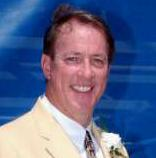
#> input picture 2.mtcnn-scrfd-eval/test/0.jpg, 156 x 158 px; its folder holds only this picture in this run
$ python -i Organ_fig.py   (imports and definitions only)
#> lines starting #> are read from the running program, lines starting #| are printed output that depends on the picture
# coding:utf-8
import os
import xlwt
import sys
import numpy as np
from matplotlib import pyplot as plt
from scipy.integrate import simps
import os
import pandas as pd
import json
gt_dir = 'results/image'
res_dir = 'results/test-result-xm2vts'

# 设置excel表格宽度自适应标题行
# [53 lines left out: functions len_byte, set_style, write_excel, not called in this run]

#
#DCNN Openface SDU

def get_Landmarks(img, gt_res):
    if gt_res == 'gt':
        img = img.replace(img[-4:], '.pts')
        img = os.path.join(gt_dir, img)
        with open(img, "r") as f:
             content = f.readlines()
        data = []

        # json pts file
        for i in content[3:-1]:#75points [10:-1] Mutilpie
            ''' 68 points,contour [3:20],brow [21:30],nose [31:39],eye [40:49], mouth [50:71]
                75 points,contour [10:27],brow [28:37],nose [38:46],eye [47:56], mouth [57:78]
            '''
            data.append([float(i.strip().split(" ")[0]), float(i.strip().split(" ")[1])])
        data = np.array(data, dtype=np.int64)
        return data


    elif gt_res == 'res':
        img = img.replace(img[-4:],'_pred.pts')
        # img = img.replace(img[-4:], '.pts') #DCNN
        img = os.path.join(res_dir, img)

        with open(img, "r") as f:
             content = f.readlines()
        data = []

        # json pts file
        for i in content[3:-1]:
            ''' 68 points,contour [3:20],brow [21:30],nose [31:39],eye [40:49], mouth [50:71]
            '''
            data.append([float(i.strip().split(" ")[0]), float(i.strip().split(" ")[1])])
        data = np.array(data, dtype=np.int64)
        return data


# [27 lines of commented-out code are left out]

def LandmarkError(img_list,normalization=None):
    """
    :param img_list:
    :param normalization: must be a list
    :param showResults:
    :param verbose:
    :return:
    """
    rsme_mean = []
    rsme_coutour_mean = []
    rsme_brow_mean = []
    rsme_nose_mean = []
    rsme_eye_mean = []
    rsme_mouth_mean = []

    errors_centers = []
    errors_corners = []
    errors_diagonal = []
    # [5 lines of commented-out code are left out]
    errors = []

    # title
    one_tittle = ['imgname', 'RSME',        'NME_corner',        'NME_center',        'NME_diagonal',
                             'RSME_coutour','NME_corner_coutour','NME_center_coutour','NME_diagonal_coutour',
                             'RSME_brow',   'NME_corner_brow',   'NME_center_brow',   'NME_diagonal_brow',
                             'RSME_nose',   'NME_corner_nose',   'NME_center_nose',   'NME_diagonal_nose',
                             'RSME_eye',    'NME_corner_eye',    'NME_center_eye',    'NME_diagonal_eye',
                             'RSME_mouth',  'NME_corner_mouth',  'NME_center_mouth',  'NME_diagonal_mouth']
    one_information = []
    two_tittle = ['dirname', 'RSME',        'NME_corner',        'NME_center',        'NME_diagonal','AUC@(0.35)','Failure rate'
                             'RSME_coutour','NME_corner_coutour','NME_center_coutour','NME_diagonal_coutour',
                             'RSME_brow',   'NME_corner_brow',   'NME_center_brow',   'NME_diagonal_brow',
                             'RSME_nose',   'NME_corner_nose',   'NME_center_nose',   'NME_diagonal_nose',
                             'RSME_eye',    'NME_corner_eye',    'NME_center_eye',    'NME_diagonal_eye',
                             'RSME_mouth',  'NME_corner_mouth',  'NME_center_mouth',  'NME_diagonal_mouth']
    two_information = []

    for i, img in enumerate(img_list):
        information = []
        information.append(img)
        gtLandmarks = get_Landmarks(img, 'gt')
        resLandmarks = get_Landmarks(img, 'res')
        # print(img,gtLandmarks.shape)
        # print(img,resLandmarks.shape)
        '''
        68 points,contour [0:16],brow [17:26],nose [27:35],eye [36:45], mouth [46:67]
        gt:75 points,contour [10:26],brow [27:36],nose [37:45],eye [46:55], mouth [56:77]
        '''

        if 'corners' in normalization:
            # rsme_all
            rsme = np.mean(np.sqrt(np.sum((gtLandmarks - resLandmarks) ** 2, axis=1)))
            rsme_mean.append(rsme)
            information.append("{:.3f}".format(rsme))  # "{:.3f}".format() = str()
            #corner_all
            normDist_corners = np.linalg.norm(gtLandmarks[36] - gtLandmarks[45])
            error_corners = np.mean(np.sqrt(np.sum((gtLandmarks - resLandmarks) ** 2, axis=1))) / normDist_corners
            errors_corners.append(error_corners)
            information.append("{:.3f}".format(error_corners))
            #center_all
            normDist_centers = np.linalg.norm(np.mean(gtLandmarks[36:42], axis=0) - np.mean(gtLandmarks[42:48], axis=0))
            error_centers = np.mean(np.sqrt(np.sum((gtLandmarks - resLandmarks) ** 2, axis=1))) / normDist_centers
            errors_centers.append(error_centers)
            information.append("{:.3f}".format(error_centers))
            #diagonal_all
            height, width = np.max(gtLandmarks, axis=0) - np.min(gtLandmarks, axis=0)
            normDist_diagonal = np.sqrt(width ** 2 + height ** 2)
            error_diagonal = np.mean(np.sqrt(np.sum((gtLandmarks - resLandmarks) ** 2, axis=1))) / normDist_diagonal
            errors_diagonal.append(error_diagonal)
            information.append("{:.3f}".format(error_diagonal))

            # rsme_coutour
            rsme_coutour = np.mean(np.sqrt(np.sum((gtLandmarks[0:16] - resLandmarks[0:16]) ** 2, axis=1)))
            # print(gtLandmarks[1],gtLandmarks[0])
            rsme_coutour_mean.append(rsme_coutour)
            information.append("{:.3f}".format(rsme_coutour))  # 存入information
            #corner_coutour
            errors_corners_coutour = np.mean(np.sqrt(np.sum((gtLandmarks[0:16] - resLandmarks[0:16]) ** 2, axis=1))) / normDist_corners
            information.append("{:.3f}".format(errors_corners_coutour))
            #center_coutour
            errors_centers_coutour = np.mean(np.sqrt(np.sum((gtLandmarks[0:16] - resLandmarks[0:16]) ** 2, axis=1))) / normDist_centers
            information.append("{:.3f}".format(errors_centers_coutour))
            #diagonal_coutour
            errors_diagonal_coutour = np.mean(np.sqrt(np.sum((gtLandmarks[0:16] - resLandmarks[0:16]) ** 2, axis=1))) / normDist_diagonal
            information.append("{:.3f}".format(errors_diagonal_coutour))

            # rsme_brow
            rsme_brow = np.mean(np.sqrt(np.sum((gtLandmarks[17:26] - resLandmarks[17:26]) ** 2, axis=1)))
            rsme_brow_mean.append(rsme_brow)
            information.append("{:.3f}".format(rsme_brow))
            #corner_brow
            errors_corners_brow = np.mean(np.sqrt(np.sum((gtLandmarks[17:26] - resLandmarks[17:26]) ** 2, axis=1))) / normDist_corners
            information.append("{:.3f}".format(errors_corners_brow))
            #center_brow
            errors_centers_brow = np.mean(np.sqrt(np.sum((gtLandmarks[17:26] - resLandmarks[17:26]) ** 2, axis=1))) / normDist_centers
            information.append("{:.3f}".format(errors_centers_brow))
            #diagonal_brow
            errors_diagonal_brow = np.mean(np.sqrt(np.sum((gtLandmarks[17:26] - resLandmarks[17:26]) ** 2, axis=1))) / normDist_diagonal
            information.append("{:.3f}".format(errors_diagonal_brow))

            # rsme_nose
            rsme_nose = np.mean(np.sqrt(np.sum((gtLandmarks[27:35] - resLandmarks[27:35]) ** 2, axis=1)))
            rsme_nose_mean.append(rsme_nose)
            information.append("{:.3f}".format(rsme_nose))
            #corner_nose
            errors_corners_nose = np.mean(np.sqrt(np.sum((gtLandmarks[27:35] - resLandmarks[27:35]) ** 2, axis=1))) / normDist_corners
            information.append("{:.3f}".format(errors_corners_nose))
            #center_nose
            errors_centers_nose = np.mean(np.sqrt(np.sum((gtLandmarks[27:35] - resLandmarks[27:35]) ** 2, axis=1))) / normDist_centers
            information.append("{:.3f}".format(errors_centers_nose))
            #diagonal_nose
            errors_diagonal_nose = np.mean(np.sqrt(np.sum((gtLandmarks[27:35] - resLandmarks[27:35]) ** 2, axis=1))) / normDist_diagonal
            information.append("{:.3f}".format(errors_diagonal_nose))

            # rsme_eye
            rsme_eye = np.mean(np.sqrt(np.sum((gtLandmarks[36:45] - resLandmarks[36:45]) ** 2, axis=1)))
            rsme_eye_mean.append(rsme_eye)
            information.append("{:.3f}".format(rsme_eye))
            #corner_eye
            errors_corners_eye = np.mean(np.sqrt(np.sum((gtLandmarks[36:45] - resLandmarks[36:45]) ** 2, axis=1))) / normDist_corners
            information.append("{:.3f}".format(errors_corners_eye))
            #center_eye
            errors_centers_eye = np.mean(np.sqrt(np.sum((gtLandmarks[36:45] - resLandmarks[36:45]) ** 2, axis=1))) / normDist_centers
            information.append("{:.3f}".format(errors_centers_eye))
            #diagonal_eye
            errors_diagonal_eye = np.mean(np.sqrt(np.sum((gtLandmarks[36:45] - resLandmarks[36:45]) ** 2, axis=1))) / normDist_diagonal
            information.append("{:.3f}".format(errors_diagonal_eye))

            # rsme_mouth
            rsme_mouth = np.mean(np.sqrt(np.sum((gtLandmarks[46:67] - resLandmarks[46:67]) ** 2, axis=1)))
            rsme_mouth_mean.append(rsme_mouth)
            information.append("{:.3f}".format(rsme_mouth))
            #corner_mouth
            errors_corners_mouth = np.mean(np.sqrt(np.sum((gtLandmarks[46:67] - resLandmarks[46:67]) ** 2, axis=1))) / normDist_corners
            # errors_corners_mouth.append(errors_corners_mouth)
            information.append("{:.3f}".format(errors_corners_mouth))
            #center_mouth
            errors_centers_mouth = np.mean(np.sqrt(np.sum((gtLandmarks[46:67] - resLandmarks[46:67]) ** 2, axis=1))) / normDist_centers
            information.append("{:.3f}".format(errors_centers_mouth))
            #diagonal_mouth
            errors_diagonal_mouth = np.mean(np.sqrt(np.sum((gtLandmarks[46:67] - resLandmarks[46:67]) ** 2, axis=1))) / normDist_diagonal
            information.append("{:.3f}".format(errors_diagonal_mouth))


            # 修改保存数字格式
        if 'centers' in normalization:
            normDist_centers = np.linalg.norm(np.mean(gtLandmarks[36:42], axis=0) - np.mean(gtLandmarks[42:48], axis=0))
            error_centers = np.mean(np.sqrt(np.sum((gtLandmarks - resLandmarks) ** 2, axis=1))) / normDist_centers
            errors_centers.append(error_centers)

        elif 'diagonal' in normalization:
            height, width = np.max(gtLandmarks, axis=0) - np.min(gtLandmarks, axis=0)
            normDist_diagonal = np.sqrt(width ** 2 + height ** 2)
            error_diagonal = np.mean(np.sqrt(np.sum((gtLandmarks - resLandmarks) ** 2, axis=1))) / normDist_diagonal
            errors_diagonal.append(error_diagonal)

        one_information.append(information)

    two_information.append([gt_dir, "{:.3f}".format(np.mean(rsme_mean)),"{:.3f}".format(np.mean(errors_corners)),
                            "{:.3f}".format(np.mean(errors_centers)),"{:.3f}".format(np.mean(errors_diagonal)),
                            "{:.3f}".format(np.mean(rsme_coutour_mean)),"{:.3f}".format(np.mean(errors_corners_coutour)),
                            "{:.3f}".format(np.mean(errors_centers_coutour)),"{:.3f}".format(np.mean(errors_diagonal_coutour)),
                            "{:.3f}".format(np.mean(rsme_brow_mean)),"{:.3f}".format(np.mean(errors_corners_brow)),
                            "{:.3f}".format(np.mean(errors_centers_brow)),"{:.3f}".format(np.mean(errors_diagonal_brow)),
                            "{:.3f}".format(np.mean(rsme_nose_mean)),"{:.3f}".format(np.mean(errors_corners_nose)),
                            "{:.3f}".format(np.mean(errors_centers_nose)),"{:.3f}".format(np.mean(errors_diagonal_nose)),
                            "{:.3f}".format(np.mean(rsme_eye_mean)),"{:.3f}".format(np.mean(errors_corners_eye)),
                            "{:.3f}".format(np.mean(errors_centers_eye)),"{:.3f}".format(np.mean(errors_diagonal_eye)),
                            "{:.3f}".format(np.mean(rsme_mouth_mean)),"{:.3f}".format(np.mean(errors_corners_mouth)),
                            "{:.3f}".format(np.mean(errors_centers_mouth)),"{:.3f}".format(np.mean(errors_diagonal_mouth))])      #"{:.3f}".format() = str()

    write_excel("./results/img_infor", one_information, one_tittle)
    write_excel("./results/dir_infor", two_information, two_tittle)
    return errors_corners,errors_centers,errors_diagonal

# [30 lines left out: functions AUCError, main, not called in this run]

# [2 lines not run here, left out]

>>> import cv2
>>> picture = cv2.imread('../2.mtcnn-scrfd-eval/test/0.jpg', cv2.IMREAD_GRAYSCALE)
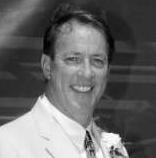
#> picture: shape (158, 156); min 0, max 255, mean 102.8
#> the loop in LandmarkError, `for i, img in enumerate(img_list):` made 1 pass
#> after the loop in LandmarkError, `for i, img in enumerate(img_list):`: errors_centers = []
#> (the run stopped early here; a loop or call above may not have finished)

$ run again, on 2.mtcnn-scrfd-eval/test/14.jpg
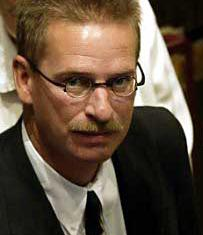
#> input picture 2.mtcnn-scrfd-eval/test/14.jpg, 203 x 235 px
#> `picture = cv2.imread('../2.mtcnn-scrfd-eval/test/0.jpg', cv2.IMREAD_GR..`:
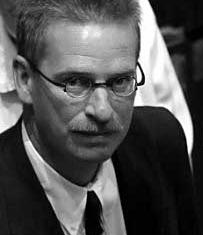
#> picture: shape (235, 203); min 0, max 255, mean 81
#> the loop in LandmarkError, `for i, img in enumerate(img_list):` made 1 pass
#> after the loop in LandmarkError, `for i, img in enumerate(img_list):`: errors_centers = []

$ run again, on 2.mtcnn-scrfd-eval/test/15.jpg
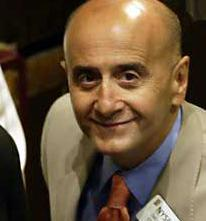
#> input picture 2.mtcnn-scrfd-eval/test/15.jpg, 206 x 221 px
#> `picture = cv2.imread('../2.mtcnn-scrfd-eval/test/0.jpg', cv2.IMREAD_GR..`:
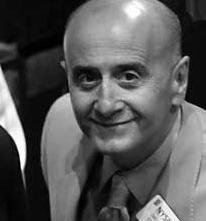
#> picture: shape (221, 206); min 0, max 255, mean 86.2
#> the loop in LandmarkError, `for i, img in enumerate(img_list):` made 1 pass
#> after the loop in LandmarkError, `for i, img in enumerate(img_list):`: errors_centers = []

$ run again, on 2.mtcnn-scrfd-eval/test/16.jpg
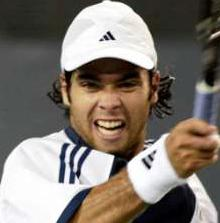
#> input picture 2.mtcnn-scrfd-eval/test/16.jpg, 220 x 223 px
#> `picture = cv2.imread('../2.mtcnn-scrfd-eval/test/0.jpg', cv2.IMREAD_GR..`:
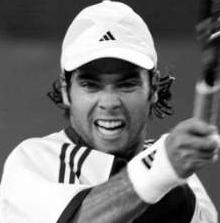
#> picture: shape (223, 220); min 0, max 255, mean 121.7
#> the loop in LandmarkError, `for i, img in enumerate(img_list):` made 1 pass
#> after the loop in LandmarkError, `for i, img in enumerate(img_list):`: errors_centers = []
